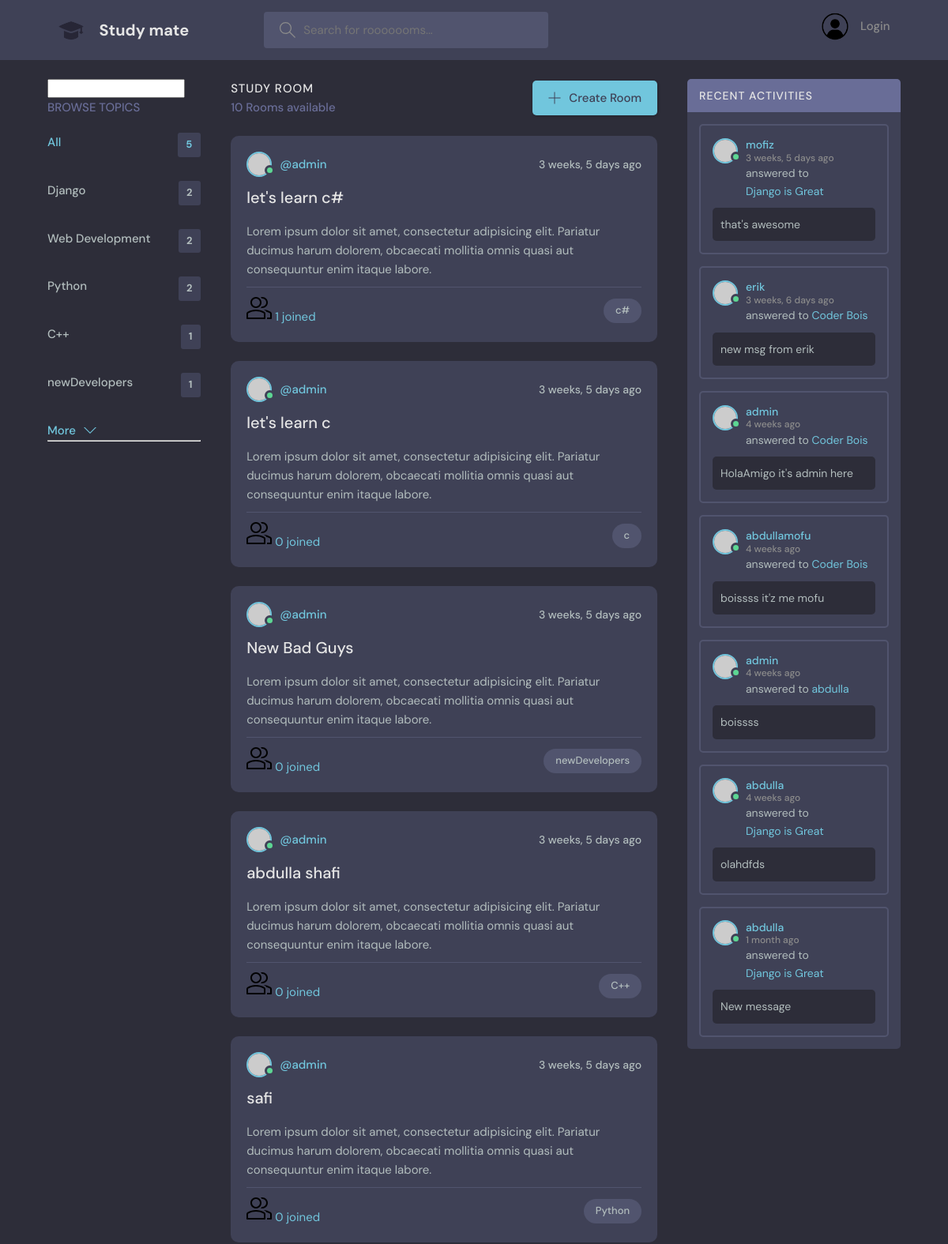
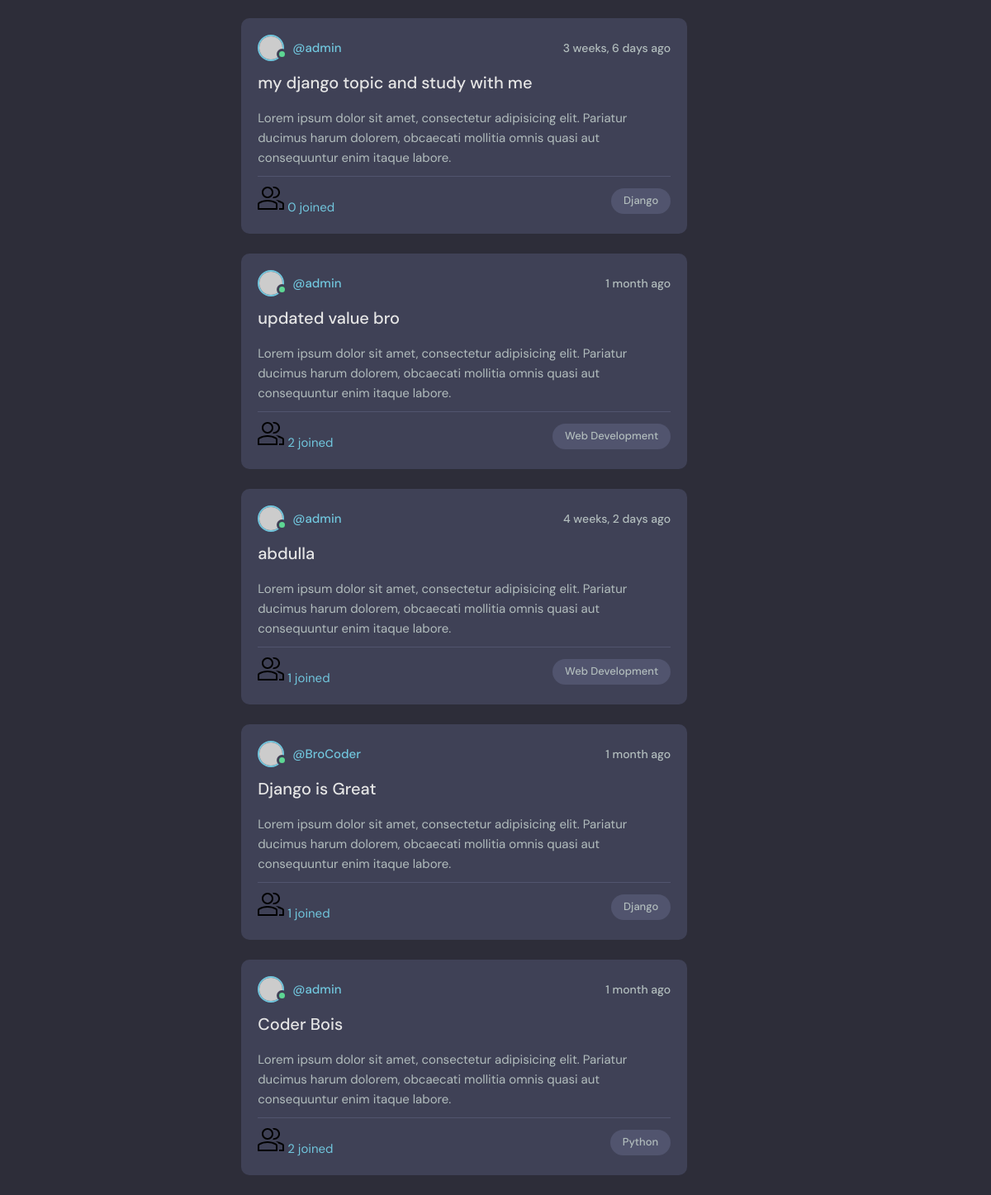
The page / on the database its author committed (2 pictures, top to bottom).
### study_app1/models.py (models this page shows, shortened)
class Topic(models.Model): # a topic can have multiple room but a room can only have one topic
    name = models.CharField(max_length=200)

class Room(models.Model):
    host= models.ForeignKey(User, on_delete=models.SET_NULL, null =True)
    topic = models.ForeignKey(Topic, on_delete=models.SET_NULL, null =True)
    name = models.CharField(max_length=250)
    description = models.TextField(null=True, blank=True)
    participants = models.ManyToManyField(User,related_name='participants', blank=True)
    updated = models.DateTimeField(auto_now=True)
    created = models.DateTimeField(auto_now_add=True) # difference between auto_now_add and auto_now is  auto_now
    class Meta:
        ordering = ['-updated','-created'] #this is for showing the latest post
    def __str__(self):
        return self.name

class Message(models.Model):
    user = models.ForeignKey(User,on_delete=models.CASCADE)
    room = models.ForeignKey(Room, on_delete=models.CASCADE)
    body = models.TextField()
    updated = models.DateTimeField(auto_now=True)
    created = models.DateTimeField(auto_now_add=True)
    class Meta:
        ordering= ['-updated','-created']

### study_app1/views.py (the view)
# urls.py: path('', views.home, name='home'),
def home(request):
    q = request.GET.get(
        'q') if request.GET.get('q') != None else ''  #wtf i did here? IDK
    rooms = Room.objects.filter(  #this is F**King annoying , but this field is for advanced search(sort of)__lol
        Q(topic__name__icontains=q) |  #if the query exist in topic
        Q(name__icontains=q) |  #if the query exist in title
        Q(description__icontains=q)  #if the query exist in description
    )
    topic = Topic.objects.all()[0:5]
    room_count = rooms.count()
    room_messages = Message.objects.filter(Q(room__topic__name__icontains = q ))
    context = {'rooms_count': room_count,
    'topic': topic,
    'rooms': rooms,
    'room_messages':room_messages,
    }
    return render(request, 'study_app1/home.html', context)

### study_app1/templates/study_app1/home.html (shortened to what this page needs)
{% extends 'base.html' %}
{% block content %}
    <main class="layout layout--3">
      <div class="container">
        {% include 'study_app1/topic_component.html' %}
        <div class="roomList">
          <div class="roomList__header">
            <div>
              <h2>Study Room</h2>
              <p>{{rooms.count}} Rooms available</p>
            </div>
            <a class="btn btn--main" href="{% url 'create-room' %}">
              <svg version="1.1" xmlns="http://www.w3.org/2000/svg" width="32" height="32" viewBox="0 0 32 32">
                <title>add</title>
                <path
                  d="M16.943 0.943h-1.885v14.115h-14.115v1.885h14.115v14.115h1.885v-14.115h14.115v-1.885h-14.115v-14.115z"
                ></path>
              </svg>
              Create Room
            </a>
          </div>
          {% include 'study_app1/feed_component.html' %}
        </div>
        {% include 'study_app1/activity_component.html' %}
      </div>
    </main>
{% endblock content %}

### study_app1/templates/study_app1/topic_component.html
{% load i18n %}
{% load i18n %}
<div class="topics">
    <form method="GET" action="{% url 'home' %}">
      <input type="text" name="q" plceholder="Search Room" />
    </form>
    <div class="topics">
      <div class="topics__header">
        <h2>Browse Topics</h2>
      </div>
      <ul class="topics__list">
        <li>
          <a href="{% url 'home' %}" class="active">All <span>{{topic.count}}</span></a>
        </li>
        {% for topics in topic %}
        <li>
          <a href="{% url 'home' %}?q={{topics.name}}"> {{topics.name}} <span>{{topics.room_set.all.count}}</span></a>
        </li>
        {% endfor %}
      </ul>
      <a class="btn btn--link" href="{% url 'topics' %}">   More
        <svg version="1.1" xmlns="http://www.w3.org/2000/svg" width="32" height="32" viewBox="0 0 32 32">
          <title>chevron-down</title>
          <path d="M16 21l-13-13h-3l16 16 16-16h-3l-13 13z"></path>
        </svg>
      </a>
    </div>
    <hr>
  </div>

### study_app1/templates/study_app1/feed_component.html (shortened to what this page needs)
{% for room in rooms %}
<div class="roomListRoom">
  <div class="roomListRoom__header">
    <a href="{% url 'user-profile' room.host.id %}" class="roomListRoom__author">
      <div class="avatar avatar--small active">
        <img src="https://randomuser.me/api/portraits/men/11.jpg" />
      </div>
      <span>@{{room.host.username}}</span>
    </a>
    <div class="roomListRoom__actions">
      <span>{{room.created|timesince}} ago</span>
    </div>
  </div>
  <div class="roomListRoom__content">
    <a href="{% url 'room' room.id %}">{{room.name}}</a>
    <p>
      Lorem ipsum dolor sit amet, consectetur adipisicing elit. Pariatur ducimus harum dolorem, obcaecati
      mollitia omnis quasi aut consequuntur enim itaque labore.
    </p>
  </div>
  <div class="roomListRoom__meta">
    <a class="{% url 'room' room.id %}">
      {{room.participants.all.count}} joined
    </a>
    <p class="roomListRoom__topic">{{room.topic.name}}</p>
  </div>
</div>
{% endfor %}

### study_app1/templates/study_app1/activity_component.html (shortened to what this page needs)
<div class="activities">
  <div class="activities__header">
    <h2>Recent Activities</h2>
  </div>
  {% for message in room_messages %}
  <div class="activities__box">
    <div class="activities__boxHeader roomListRoom__header">
      <a href="{% url 'user-profile' message.user.id %}" class="roomListRoom__author">
        <div class="avatar avatar--small active">
          <img src="https://randomuser.me/api/portraits/men/13.jpg" />
        </div>
        <p>
          {{message.user}}
          <span>{{message.created|timesince}} ago</span>
        </p>
      </a>
    </div>
    <div class="activities__boxContent">
      <p>answered to <a href="{% url 'room' message.room.id %}">{{message.room}}</a></p>
      <div class="activities__boxRoomContent">
        {{message.body}}
      </div>
    </div>
  </div>
  {% endfor %}
</div>

### rows shown on the page
Topic: name "Django", room_set.all.count "2"
Topic: name "Web Development", room_set.all.count "2"
Topic: name "Python", room_set.all.count "2"
Topic: name "C++", room_set.all.count "1"
Topic: name "newDevelopers", room_set.all.count "1"
Room: host.username "admin", created "3 weeks, 5 days", name "let's learn c#", participants.all.count "1", topic.name "c#"
Room: host.username "admin", created "3 weeks, 5 days", name "let's learn c", participants.all.count "0", topic.name "c"
Room: host.username "admin", created "3 weeks, 5 days", name "New Bad Guys", participants.all.count "0", topic.name "newDevelopers"
Room: host.username "admin", created "3 weeks, 5 days", name "abdulla shafi", participants.all.count "0", topic.name "C++"
Room: host.username "admin", created "3 weeks, 5 days", name "safi", participants.all.count "0", topic.name "Python"
Room: host.username "admin", created "3 weeks, 6 days", name "my django topic and study with me", participants.all.count "0", topic.name "Django"
Room: host.username "admin", created "1 month", name "updated value bro", participants.all.count "2", topic.name "Web Development"
Room: host.username "admin", created "4 weeks, 2 days", name "abdulla", participants.all.count "1", topic.name "Web Development"
Room: host.username "BroCoder", created "1 month", name "Django is Great", participants.all.count "1", topic.name "Django"
Room: host.username "admin", created "1 month", name "Coder Bois", participants.all.count "2", topic.name "Python"
Message: user "mofiz", created "3 weeks, 5 days", room "Django is Great", body "that's awesome"
Message: user "erik", created "3 weeks, 6 days", room "Coder Bois", body "new msg from erik"
Message: user "admin", created "4 weeks", room "Coder Bois", body "HolaAmigo it's admin here"
Message: user "abdullamofu", created "4 weeks", room "Coder Bois", body "boissss it'z me mofu"
Message: user "admin", created "4 weeks", room "abdulla", body "boissss"
Message: user "abdulla", created "4 weeks", room "Django is Great", body "olahdfds"
Message: user "abdulla", created "1 month", room "Django is Great", body "New message"

### other values the page prints
{{ topic.count }} "5"
{{ rooms.count }} "10"
